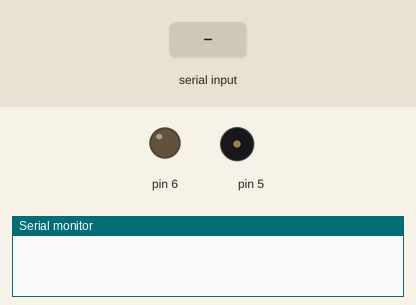
Simulated run of this sketch. Board: Arduino Mega 2560, built with avr-gcc and run on an emulated ATmega2560. Parts: output pins drawn as LEDs (lit = HIGH), buzzer (waves = sounding), the last lines printed to the serial monitor. Inputs (shaded band) come from the test bench.

Above: at 1.2 s.
1.3 s: "ON" received over the second serial link
At 3.1 s:
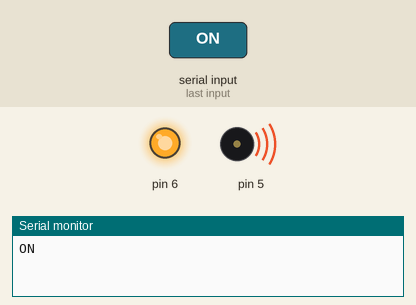
3.8 s: "OFF" received over the second serial link
At 6.0 s:
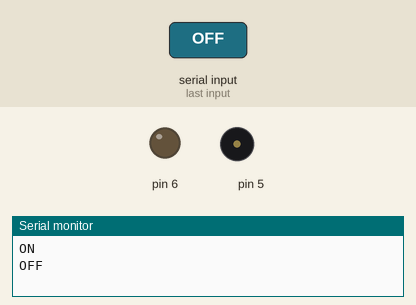
6.3 s: "ONON" received over the second serial link
At 8.1 s:
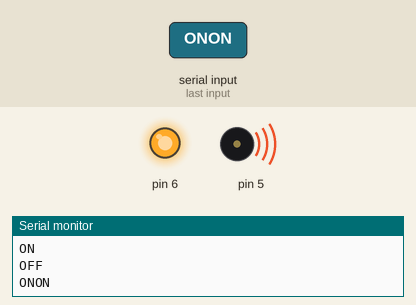
Timing chart, 0 to 9.6 s (numbered marks = the images above; inputs shaded):
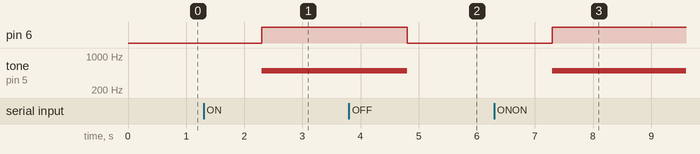

The sketch:

BLE_Lilly.ino
```cpp
#define BAUD_RATE 115200

void setup() {
  // the BLE Slave already set up to auto connect to the master.
  Serial.begin(BAUD_RATE);
  Serial1.begin(BAUD_RATE);

  pinMode(6, OUTPUT);

}

void loop() {
  // This if statements that if we get an incoming message write it to the serial monitor of the arduino.
  if (Serial1.available() > 0)
  {
    String c = Serial1.readString();
    Serial.println(c);
    // if c is a certain message utilized to wake up the Keychain from sleep then we wake it up from sleep mode and activate everything
    if (c == "ON" || c == "ONON")
    {
      // make led light up
      digitalWrite(6, HIGH);
      // create speaker tone
      tone(5, 500);
      // vibration?
    }
    // else the keychain will remain in a sleeping state broadcasting a low power
    else if ( c == "OFF" || c == "OFFOFF")
    {
      // turn everything off
      digitalWrite(6, LOW);
      noTone(5);
    }
  }
//  else
//  {
//    // turn everything off
//    digitalWrite(6, LOW);
//    noTone(5);
//  }
  //
  //  This if statement means that if we write something to the serial monitor it'll write to the Serial of the Bluetooth module
  //  if (Serial.available())
  //    Serial1.write(Serial.read());
  //  digitalWrite(5, HIGH);
}
```

Measured:
- after the input at 1.3 s, pin 6: LOW → HIGH after 1.0 s; tone on pin 5: silent → 500 Hz after 1.0 s
- after the input at 3.8 s, pin 6: HIGH → LOW after 1.0 s; tone on pin 5: 500 Hz → silent after 1.0 s
- after the input at 6.3 s, pin 6: LOW → HIGH after 1.0 s; tone on pin 5: silent → 500 Hz after 1.0 s
